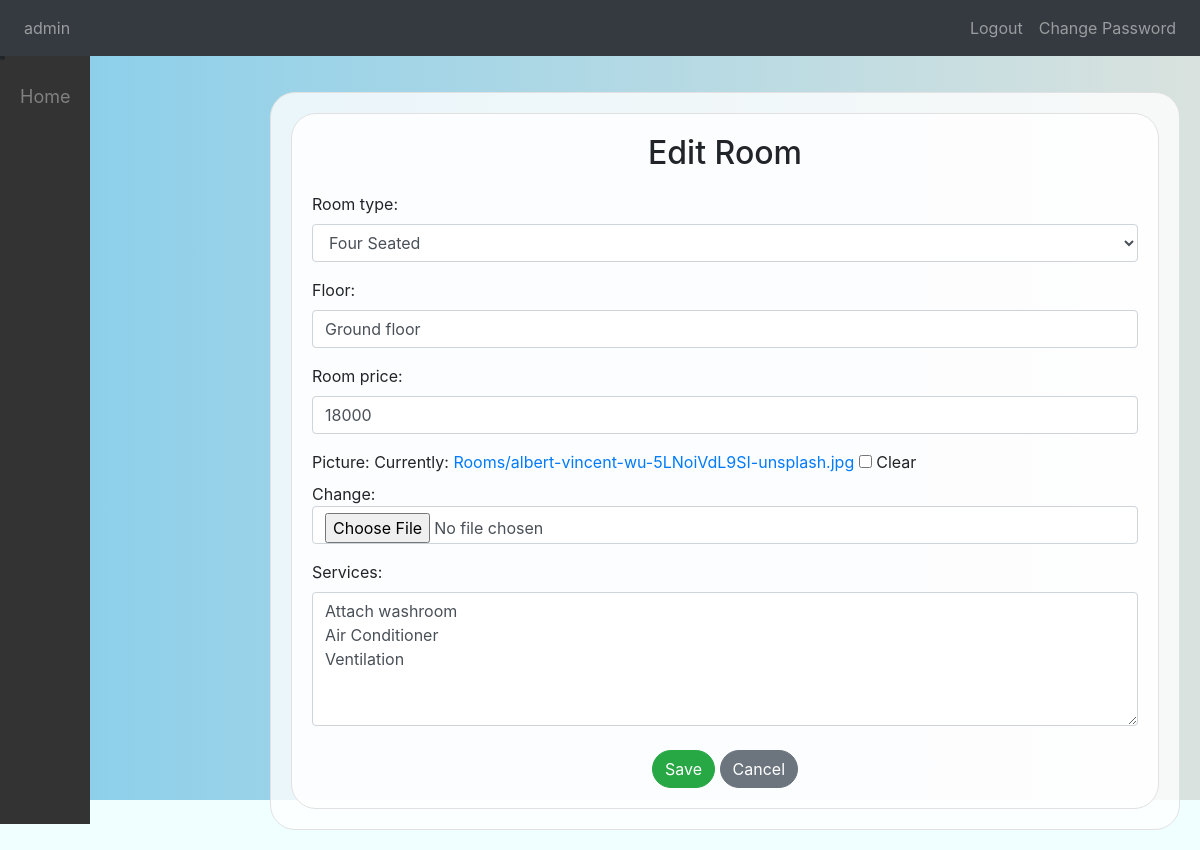
Page /hostel/rooms/23/update/ (signed in) on the committed database.
### core/models.py (models this page shows, shortened)
class rooms(models.Model):
    room_price = models.IntegerField()
    hostel = models.ForeignKey(Hostel, on_delete=models.CASCADE, related_name="room")
    services = models.TextField(blank=True)
    floor = models.CharField(max_length=20)
    picture = models.ImageField(upload_to="Rooms/", blank=True, null=True)
    FIRST_CHOICE = "Two Seated"
    SECOND_CHOICE = "Three Seated "
    THIRD_CHOICE = "Four Seated"
    FOURTH_CHOICE = "Five Seated"
    MY_CHOICES = [
        (FIRST_CHOICE, "Two Seated"),
        (SECOND_CHOICE, "Three Seated "),
        (THIRD_CHOICE, "Four Seated"),
        (FOURTH_CHOICE, "Five Seated"),
    ]
    room_type = models.CharField(
        max_length=30,
        choices=MY_CHOICES,
        default=FIRST_CHOICE,
    )

### core/views.py (the view)
# urls.py: path('rooms/<int:room_id>/update/', views.room_update, name='room_update'),
@login_required(login_url="/login/")
def room_update(request, room_id):
    room = get_object_or_404(rooms, id=room_id)
    if request.method == "POST":
        form = RoomForm(request.POST, request.FILES, instance=room)
        if form.is_valid():
            form.save()
            return redirect("room_detail", room_id=room.id)
    else:
        form = RoomForm(instance=room)
    return render(request, "room_form.html", {"form": form})

### core/forms.py
class RoomForm(forms.ModelForm):
    def __init__(self, *args, **kwargs):
        super(RoomForm, self).__init__(*args, **kwargs)
        for visible in self.visible_fields():
            visible.field.widget.attrs["class"] = "form-control"
            visible.field.widget.attrs["placeholder"] = visible.field.label
            if visible.field.label == "Services":
                visible.field.widget.attrs["rows"] = "5"
    class Meta:
        model = rooms  # Ensure this is the correct model
        fields = ("room_type", "floor", "room_price", "picture", "services")

### core/templates/room_form.html (shortened to what this page needs)
{% extends 'base.html' %}
{% block content %}
<div class="container">
    <h1 class="form-title text-center">{% if form.instance.id %}Edit Room{% else %}Create Room{% endif %}</h1>
    <form method="post" enctype="multipart/form-data">
        {{ form.as_p }}
        <div class="mt-4 text-center">
            <button type="submit" class="btn btn-success rounded-pill">Save</button>
            <a href="{% url 'hostel_list' %}" class="btn btn-secondary rounded-pill">Cancel</a>
        </div>
    </form>
</div>
{% endblock %}

### core/templates/base.html (shortened to what this page needs)
{% load static %}
<!DOCTYPE html>
<html lang="en">
<head>
    <link rel="stylesheet" href="https://stackpath.bootstrapcdn.com/bootstrap/4.5.2/css/bootstrap.min.css">
    <link rel="stylesheet" href="https://cdnjs.cloudflare.com/ajax/libs/font-awesome/4.7.0/css/font-awesome.min.css">
    <link rel="stylesheet" href="https://cdnjs.cloudflare.com/ajax/libs/animate.css/4.1.1/animate.min.css">
</head>
<body class="vh-100" style="background-color: azure;">
    <nav class="navbar navbar-expand-lg navbar-dark bg-dark fixed-top">
        <div class="collapse navbar-collapse" id="navbarNav">
            <ul class="navbar-nav">
                <li class="nav-item">
                    <div class="nav-link">{{user.username}}</div>
                </li>
            </ul>
            <ul class="navbar-nav ml-auto">
                {% if user.is_authenticated %}
                <li class="nav-item">
                    <a class="nav-link" href="{% url 'logout' %}">Logout</a>
                </li>
                <li class="nav-item">
                    <a class="nav-link" href="{% url 'change_password' %}">Change Password</a>
                </li>
                {% endif %}
            </ul>
        </div>
    </nav>
    {% block sidbar %}
    { {% include "dashaboard.html" %}}
    {% endblock sidbar %}
    <div id="content">
        <div class="container mt-5">
            {% block content %}{% endblock %}
        </div>
    </div>
</body>
</html>

### core/templates/dashaboard.html (style rules this page uses)
#content { margin-left: 250px; padding: 20px; transition: all 0.3s; }

### core/templates/room_form.html (style rules this page uses)
body { background: linear-gradient(to right, #87CEEB, #d9e2de); background-repeat: no-repeat; background-size: 100% 100%; }
.container { background-color: rgba(255, 255, 255, 0.8); padding: 20px; border: 1px solid #e1e1e1; border-radius: 25px; }
.form-title { font-size: 2rem; text-align: center; margin-bottom: 20px; }

### rows in the picture
rooms: room_type "Four Seated", floor "Ground floor", room_price "18000", services "Attach washroom Air Conditioner Ventilation"

### other values in the picture
{{ user.username }} "admin"
